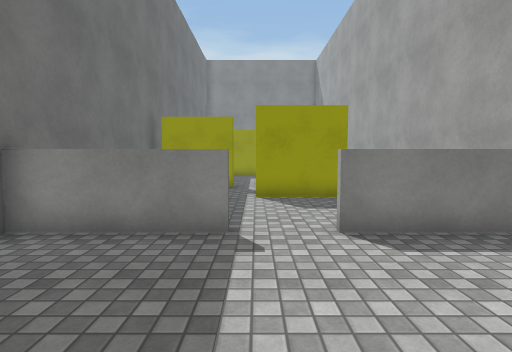
View 1 (above)

18 first-person views from a walk through a Unity game level. The camera is 1.4 m above the floor, tilts 4° down and sees 80° across. The floor is counted in squares, 1 m on a side. Each view is taken from the middle of a square. On the plan, view 1 faces up. The plan holds only what a view shows up to about 14 squares ahead; the rest is blank. The player character is not drawn. Door leaves are left out, so doorways stand open. Surface patterns are stand-ins for the level's own textures.

View 2
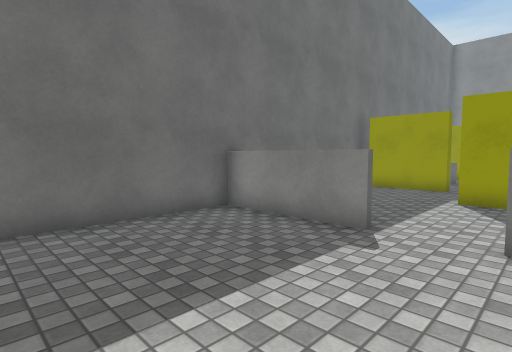

View 3
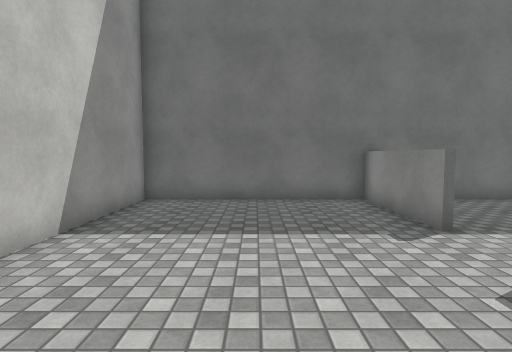

View 4
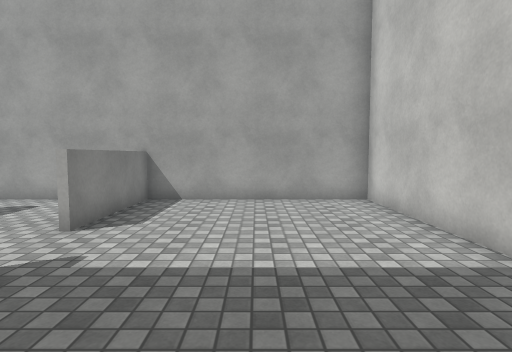

View 5
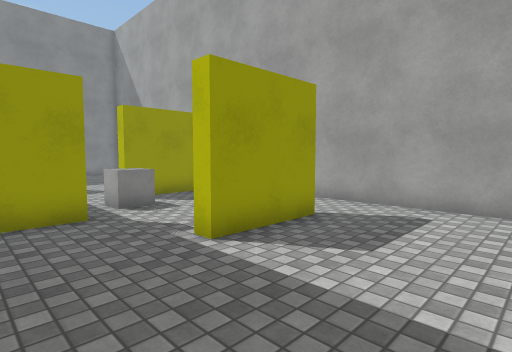

View 6
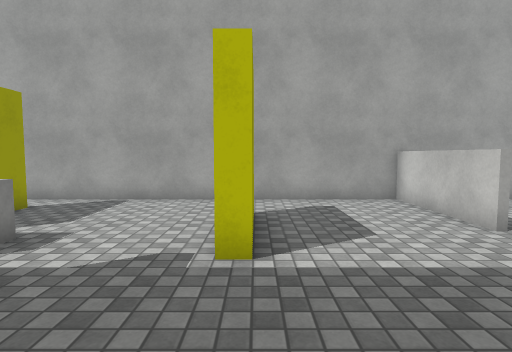

View 7
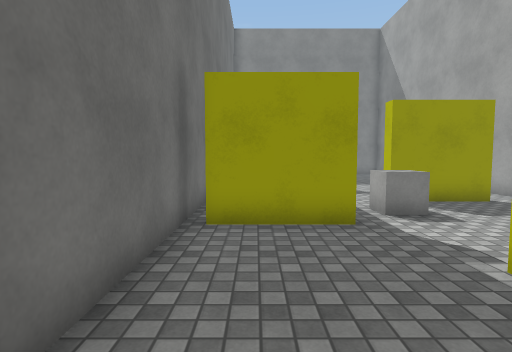

View 8
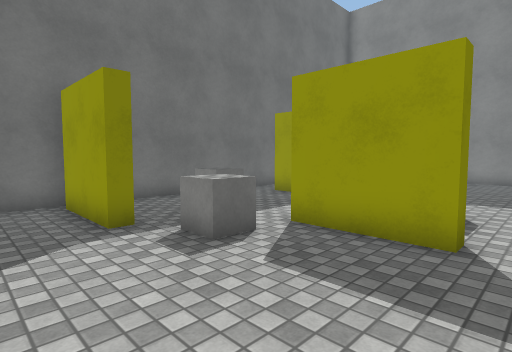

View 9
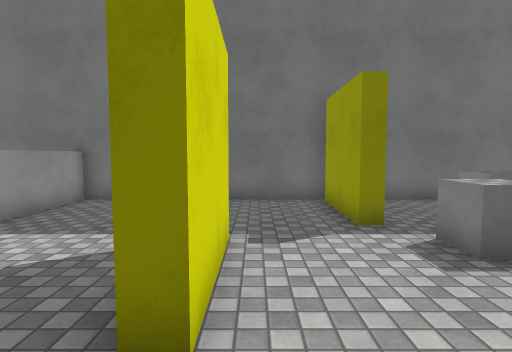

View 10
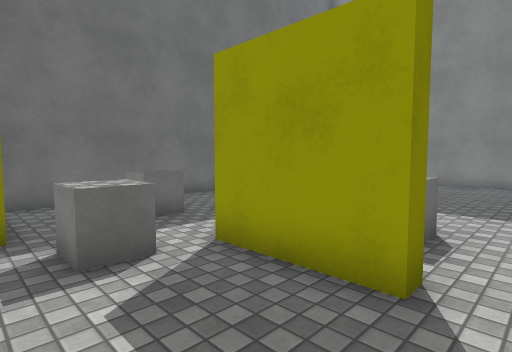

View 11
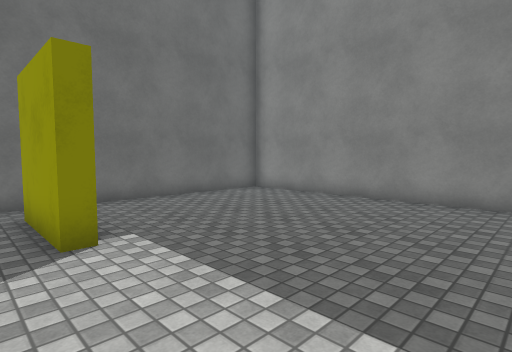

View 12
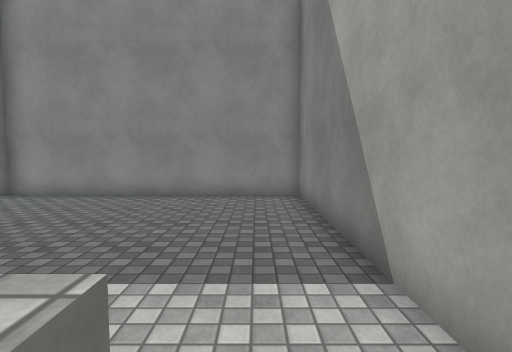

View 13
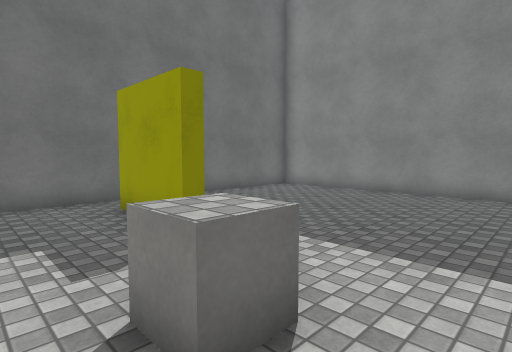

View 14
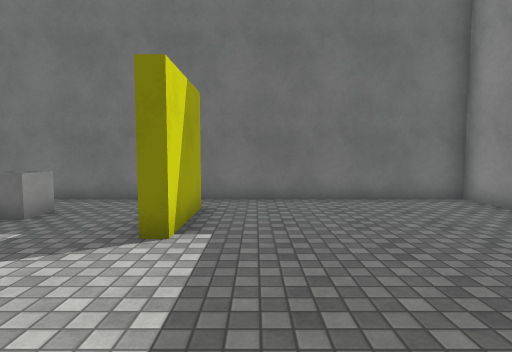

View 15
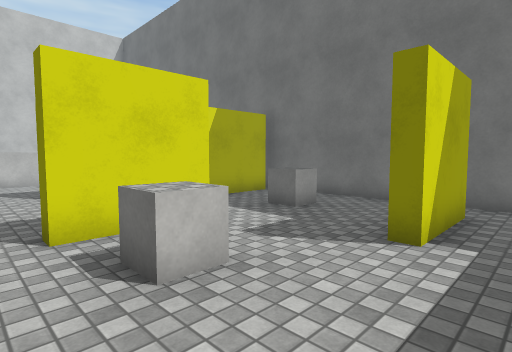

View 16
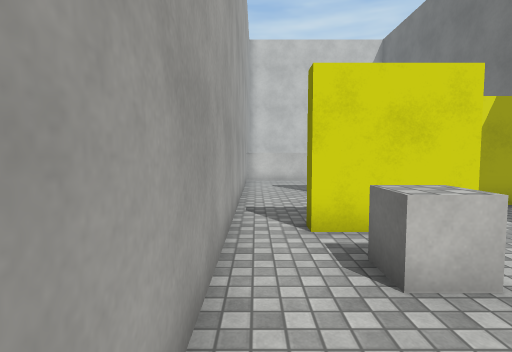

View 17
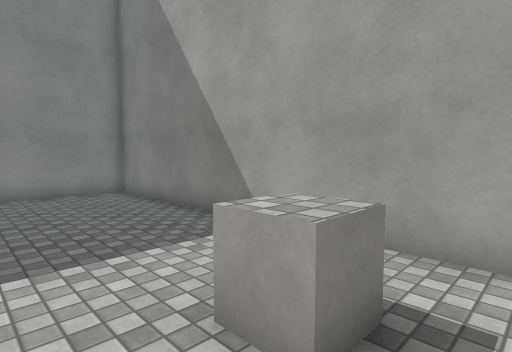

View 18
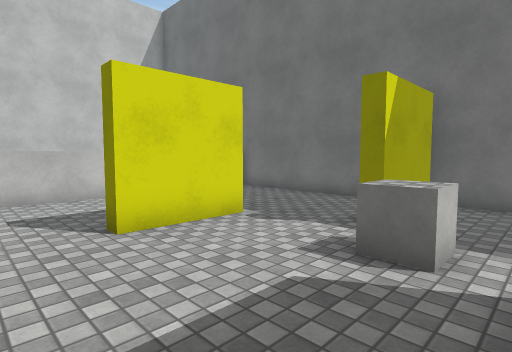

### Floor plan
Points are (right, up) in squares from view 1. A wall is a line through its corners. A room is listed if a view was taken in it or the views show most of it. See-through windows are left out.
Room 1 (views 1, 2, 3, 4)
walls: (-0.4, 5.4) (-4.5, 5.4); (-4.5, 5) (-4.5, -1.5) (5.5, -1.5) (5.5, 5); (5.5, 5.4) (1.5, 5.4)
ways out: open door at (0.5, 5.5) to room 2
Room 2 (views 5, 6, 7)
walls: (3, 10.6) (3, 10) (0, 10) (0, 10.6); (1.4, 5.6) (5.5, 5.6); (-1, 13.1) (-4, 13.1); (-4.5, 5.6) (-1.4, 5.6); (-4.5, 13) (-4.5, 5); (5.5, 5) (5.5, 10.5)
ways out: open door at (0.5, 5.5) to room 1; opening at (-0.5, 11.5) to room 3; opening at (4.5, 10) to room 3; gap at (-4, 13) to room 4
Room 3 (views 8, 9, 10, 18)
walls: (5.5, 10.5) (5.5, 16.5); (4, 16.6) (4, 16.1) (1, 16.1) (1, 16.6); (0, 10.6) (3, 10.6); (-1, 13.6) (-1, 13.1)
ways out: opening at (-0.5, 11.5) to room 2; opening at (4.5, 10) to room 2; opening at (0, 15) to room 4; opening at (5, 16) to room 4
objects: cube (0, 14) to (1, 15)
Room 4 (views 11, 12, 13, 14, 15, 16, 17)
walls: (-3, 20.6) (0, 20.6) (0, 20.1) (-3, 20.1); (1, 16.6) (4, 16.6); (5.5, 16.5) (5.5, 28.5) (-4.5, 28.5) (-4.5, 13); (-4, 13.6) (-1, 13.6)
ways out: gap at (-4, 13) to room 2; opening at (0, 15) to room 3; opening at (5, 16) to room 3
objects: cube (-2, 16) to (-2, 17); cube (3, 18) to (3, 19)

Where each view was taken, in squares from view 1:
view 1: 0 up, 0 right, facing up
view 2: 0 up, 2 right, facing up-left
view 3: 2 up, 5 right, facing left
view 4: 2 up, 4 left, facing right
view 5: 6 up, 3 left, facing up-right
view 6: 10 up, 4 left, facing right
view 7: 7 up, 3 left, facing up
view 8: 11 up, 5 right, facing up-left
view 9: 11 up, 5 right, facing left
view 10: 13 up, 5 right, facing up-left
view 11: 19 up, 5 right, facing up-left
view 12: 18 up, 4 right, facing up
view 13: 17 up, 5 right, facing up-left
view 14: 22 up, 5 right, facing left
view 15: 22 up, 5 right, facing down-left
view 16: 22 up, 5 right, facing down
view 17: 17 up, 1 right, facing up-right
view 18: 16 up, 5 right, facing down-left
